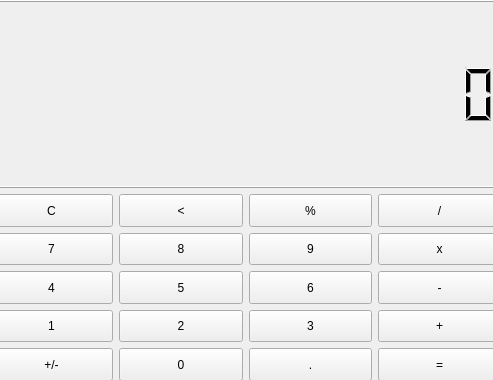
<?xml version="1.0" encoding="UTF-8"?>
<ui version="4.0">
 <class>MainWindow</class>
 <widget class="QMainWindow" name="MainWindow">
  <property name="geometry">
   <rect>
    <x>0</x>
    <y>0</y>
    <width>493</width>
    <height>380</height>
   </rect>
  </property>
  <property name="windowTitle">
   <string>MainWindow</string>
  </property>
  <widget class="QWidget" name="centralwidget">
   <widget class="QWidget" name="layoutWidget">
    <property name="geometry">
     <rect>
      <x>-10</x>
      <y>0</y>
      <width>511</width>
      <height>381</height>
     </rect>
    </property>
    <layout class="QVBoxLayout" name="verticalLayout">
     <item>
      <widget class="QLCDNumber" name="lcdNumber">
       <property name="sizePolicy">
        <sizepolicy hsizetype="Expanding" vsizetype="Expanding">
         <horstretch>0</horstretch>
         <verstretch>0</verstretch>
        </sizepolicy>
       </property>
       <property name="font">
        <font>
         <pointsize>18</pointsize>
        </font>
       </property>
       <property name="digitCount">
        <number>16</number>
       </property>
      </widget>
     </item>
     <item>
      <layout class="QGridLayout" name="gridLayout">
       <item row="0" column="0">
        <widget class="QPushButton" name="buttonC">
         <property name="sizePolicy">
          <sizepolicy hsizetype="Expanding" vsizetype="Expanding">
           <horstretch>0</horstretch>
           <verstretch>0</verstretch>
          </sizepolicy>
         </property>
         <property name="cursor">
          <cursorShape>PointingHandCursor</cursorShape>
         </property>
         <property name="text">
          <string>C</string>
         </property>
        </widget>
       </item>
       <item row="0" column="1">
        <widget class="QPushButton" name="buttonB">
         <property name="sizePolicy">
          <sizepolicy hsizetype="Expanding" vsizetype="Expanding">
           <horstretch>0</horstretch>
           <verstretch>0</verstretch>
          </sizepolicy>
         </property>
         <property name="cursor">
          <cursorShape>PointingHandCursor</cursorShape>
         </property>
         <property name="text">
          <string>&lt;</string>
         </property>
        </widget>
       </item>
       <item row="0" column="2">
        <widget class="QPushButton" name="buttonPercent">
         <property name="sizePolicy">
          <sizepolicy hsizetype="Expanding" vsizetype="Expanding">
           <horstretch>0</horstretch>
           <verstretch>0</verstretch>
          </sizepolicy>
         </property>
         <property name="cursor">
          <cursorShape>PointingHandCursor</cursorShape>
         </property>
         <property name="text">
          <string>%</string>
         </property>
        </widget>
       </item>
       <item row="0" column="3">
        <widget class="QPushButton" name="buttonDiv">
         <property name="sizePolicy">
          <sizepolicy hsizetype="Expanding" vsizetype="Expanding">
           <horstretch>0</horstretch>
           <verstretch>0</verstretch>
          </sizepolicy>
         </property>
         <property name="cursor">
          <cursorShape>PointingHandCursor</cursorShape>
         </property>
         <property name="autoFillBackground">
          <bool>true</bool>
         </property>
         <property name="text">
          <string>/</string>
         </property>
        </widget>
       </item>
       <item row="1" column="0">
        <widget class="QPushButton" name="button7">
         <property name="sizePolicy">
          <sizepolicy hsizetype="Expanding" vsizetype="Expanding">
           <horstretch>0</horstretch>
           <verstretch>0</verstretch>
          </sizepolicy>
         </property>
         <property name="cursor">
          <cursorShape>PointingHandCursor</cursorShape>
         </property>
         <property name="text">
          <string>7</string>
         </property>
        </widget>
       </item>
       <item row="1" column="1">
        <widget class="QPushButton" name="button8">
         <property name="sizePolicy">
          <sizepolicy hsizetype="Expanding" vsizetype="Expanding">
           <horstretch>0</horstretch>
           <verstretch>0</verstretch>
          </sizepolicy>
         </property>
         <property name="cursor">
          <cursorShape>PointingHandCursor</cursorShape>
         </property>
         <property name="text">
          <string>8</string>
         </property>
        </widget>
       </item>
       <item row="1" column="2">
        <widget class="QPushButton" name="button9">
         <property name="sizePolicy">
          <sizepolicy hsizetype="Expanding" vsizetype="Expanding">
           <horstretch>0</horstretch>
           <verstretch>0</verstretch>
          </sizepolicy>
         </property>
         <property name="cursor">
          <cursorShape>PointingHandCursor</cursorShape>
         </property>
         <property name="text">
          <string>9</string>
         </property>
        </widget>
       </item>
       <item row="1" column="3">
        <widget class="QPushButton" name="buttonMul">
         <property name="sizePolicy">
          <sizepolicy hsizetype="Expanding" vsizetype="Expanding">
           <horstretch>0</horstretch>
           <verstretch>0</verstretch>
          </sizepolicy>
         </property>
         <property name="cursor">
          <cursorShape>PointingHandCursor</cursorShape>
         </property>
         <property name="text">
          <string>x</string>
         </property>
        </widget>
       </item>
       <item row="2" column="0">
        <widget class="QPushButton" name="button4">
         <property name="sizePolicy">
          <sizepolicy hsizetype="Expanding" vsizetype="Expanding">
           <horstretch>0</horstretch>
           <verstretch>0</verstretch>
          </sizepolicy>
         </property>
         <property name="cursor">
          <cursorShape>PointingHandCursor</cursorShape>
         </property>
         <property name="text">
          <string>4</string>
         </property>
        </widget>
       </item>
       <item row="2" column="1">
        <widget class="QPushButton" name="button5">
         <property name="sizePolicy">
          <sizepolicy hsizetype="Expanding" vsizetype="Expanding">
           <horstretch>0</horstretch>
           <verstretch>0</verstretch>
          </sizepolicy>
         </property>
         <property name="cursor">
          <cursorShape>PointingHandCursor</cursorShape>
         </property>
         <property name="text">
          <string>5</string>
         </property>
        </widget>
       </item>
       <item row="2" column="2">
        <widget class="QPushButton" name="button6">
         <property name="sizePolicy">
          <sizepolicy hsizetype="Expanding" vsizetype="Expanding">
           <horstretch>0</horstretch>
           <verstretch>0</verstretch>
          </sizepolicy>
         </property>
         <property name="cursor">
          <cursorShape>PointingHandCursor</cursorShape>
         </property>
         <property name="text">
          <string>6</string>
         </property>
        </widget>
       </item>
       <item row="2" column="3">
        <widget class="QPushButton" name="buttonMinus">
         <property name="sizePolicy">
          <sizepolicy hsizetype="Expanding" vsizetype="Expanding">
           <horstretch>0</horstretch>
           <verstretch>0</verstretch>
          </sizepolicy>
         </property>
         <property name="cursor">
          <cursorShape>PointingHandCursor</cursorShape>
         </property>
         <property name="text">
          <string>-</string>
         </property>
        </widget>
       </item>
       <item row="3" column="0">
        <widget class="QPushButton" name="button1">
         <property name="sizePolicy">
          <sizepolicy hsizetype="Expanding" vsizetype="Expanding">
           <horstretch>0</horstretch>
           <verstretch>0</verstretch>
          </sizepolicy>
         </property>
         <property name="cursor">
          <cursorShape>PointingHandCursor</cursorShape>
         </property>
         <property name="text">
          <string>1</string>
         </property>
        </widget>
       </item>
       <item row="3" column="1">
        <widget class="QPushButton" name="button2">
         <property name="sizePolicy">
          <sizepolicy hsizetype="Expanding" vsizetype="Expanding">
           <horstretch>0</horstretch>
           <verstretch>0</verstretch>
          </sizepolicy>
         </property>
         <property name="cursor">
          <cursorShape>PointingHandCursor</cursorShape>
         </property>
         <property name="text">
          <string>2</string>
         </property>
        </widget>
       </item>
       <item row="3" column="2">
        <widget class="QPushButton" name="button3">
         <property name="sizePolicy">
          <sizepolicy hsizetype="Expanding" vsizetype="Expanding">
           <horstretch>0</horstretch>
           <verstretch>0</verstretch>
          </sizepolicy>
         </property>
         <property name="cursor">
          <cursorShape>PointingHandCursor</cursorShape>
         </property>
         <property name="text">
          <string>3</string>
         </property>
        </widget>
       </item>
       <item row="3" column="3">
        <widget class="QPushButton" name="buttonPlus">
         <property name="sizePolicy">
          <sizepolicy hsizetype="Expanding" vsizetype="Expanding">
           <horstretch>0</horstretch>
           <verstretch>0</verstretch>
          </sizepolicy>
         </property>
         <property name="cursor">
          <cursorShape>PointingHandCursor</cursorShape>
         </property>
         <property name="text">
          <string>+</string>
         </property>
        </widget>
       </item>
       <item row="4" column="0">
        <widget class="QPushButton" name="buttonPlusMinus">
         <property name="sizePolicy">
          <sizepolicy hsizetype="Expanding" vsizetype="Expanding">
           <horstretch>0</horstretch>
           <verstretch>0</verstretch>
          </sizepolicy>
         </property>
         <property name="cursor">
          <cursorShape>PointingHandCursor</cursorShape>
         </property>
         <property name="text">
          <string>+/-</string>
         </property>
        </widget>
       </item>
       <item row="4" column="1">
        <widget class="QPushButton" name="button0">
         <property name="sizePolicy">
          <sizepolicy hsizetype="Expanding" vsizetype="Expanding">
           <horstretch>0</horstretch>
           <verstretch>0</verstretch>
          </sizepolicy>
         </property>
         <property name="cursor">
          <cursorShape>PointingHandCursor</cursorShape>
         </property>
         <property name="text">
          <string>0</string>
         </property>
        </widget>
       </item>
       <item row="4" column="2">
        <widget class="QPushButton" name="buttonDot">
         <property name="sizePolicy">
          <sizepolicy hsizetype="Expanding" vsizetype="Expanding">
           <horstretch>0</horstretch>
           <verstretch>0</verstretch>
          </sizepolicy>
         </property>
         <property name="cursor">
          <cursorShape>PointingHandCursor</cursorShape>
         </property>
         <property name="text">
          <string>.</string>
         </property>
        </widget>
       </item>
       <item row="4" column="3">
        <widget class="QPushButton" name="buttonEquals">
         <property name="sizePolicy">
          <sizepolicy hsizetype="Expanding" vsizetype="Expanding">
           <horstretch>0</horstretch>
           <verstretch>0</verstretch>
          </sizepolicy>
         </property>
         <property name="cursor">
          <cursorShape>PointingHandCursor</cursorShape>
         </property>
         <property name="text">
          <string>=</string>
         </property>
        </widget>
       </item>
      </layout>
     </item>
    </layout>
   </widget>
  </widget>
 </widget>
 <resources/>
 <connections/>
</ui>
